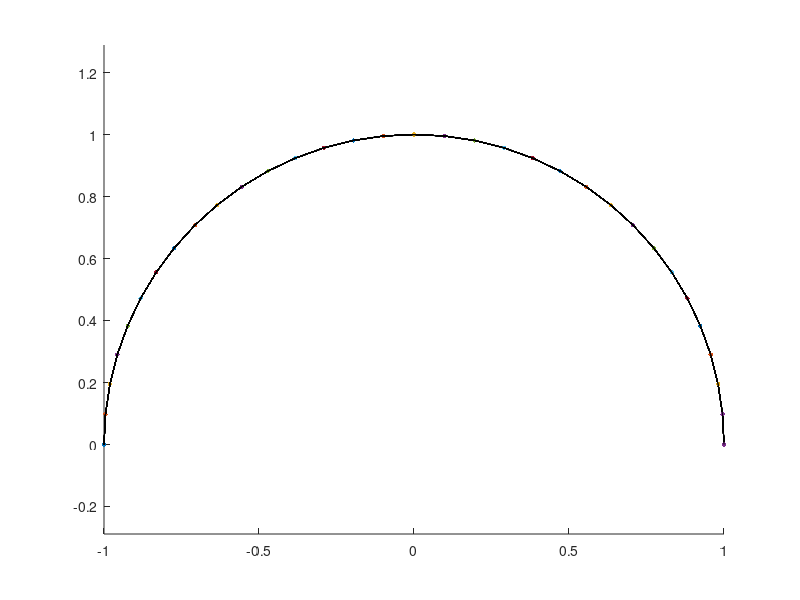

Source code (MATLAB):
%% model_arch.m
% Auxiliary script to generate 2D coordinate points for a circular arch model.
% Select the span length (s), height (h), and number of elements to
% dicretize the arch (n), and the script will generate an output file
% entitled arch_model.txt with pairs of nodal coordinates.
% The script also draws the model.

s = 2.00;   % span length
h = 1.00;   % height 
n = 32;     % number of elements


%% Main code
clc; clearvars -except s h n

% Generate coordinates
x = zeros(n+1,1);
y = zeros(n+1,1);
r = (s^2/4+h^2)/(2*h);
a = atan2((s/2),(r-h));
ang = pi-(pi/2-a);
inc = 2*a/n;
for i=1:n+1
    x(i)=r*cos(ang);
    y(i)=r*sin(ang)-(r-h);
    ang=ang-inc;
end

% Plor arch
hold on
axis equal
for i = 1:n
    x1 = x(i);
    y1 = y(i);
    x2 = x(i+1);
    y2 = y(i+1);
    scatter([x1,x2],[y1,y2],10,'filled','black');
    plot(x,y,'black');
end

% Write coordinate vectors
fid = fopen('arch_model.txt','w');
if (fid < 0)
    fprintf('Error opening input file!\n');
    return;
end
for i=1:n+1
    fprintf(fid,'%d   %.15f   %.15f\n',i,x(i),y(i));
end
fclose(fid);
